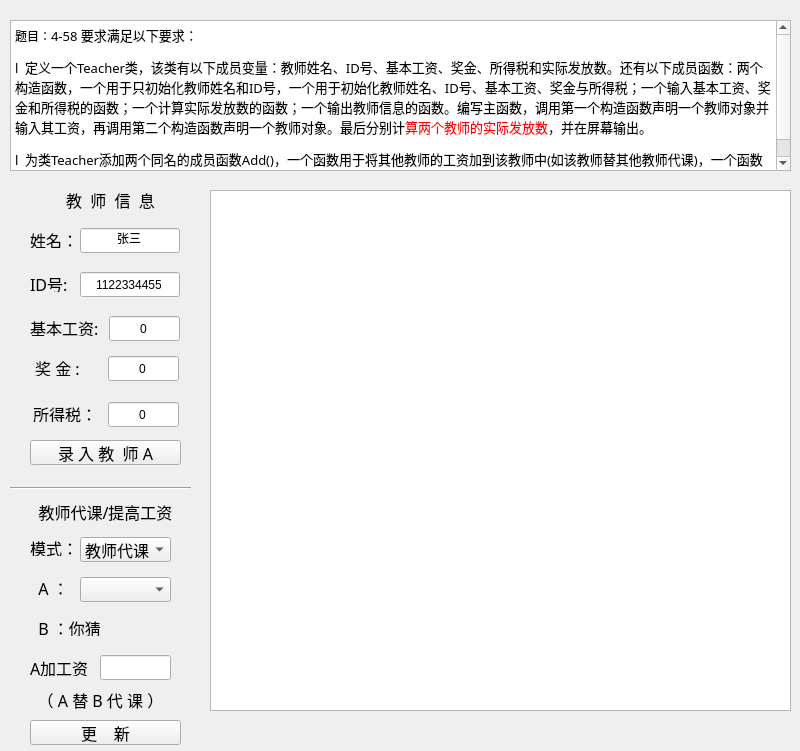
<?xml version="1.0" encoding="UTF-8"?>
<ui version="4.0">
 <class>G4_58</class>
 <widget class="QWidget" name="G4_58">
  <property name="geometry">
   <rect>
    <x>0</x>
    <y>0</y>
    <width>800</width>
    <height>751</height>
   </rect>
  </property>
  <property name="windowTitle">
   <string>G4_58</string>
  </property>
  <widget class="QLabel" name="label_6">
   <property name="geometry">
    <rect>
     <x>25</x>
     <y>502</y>
     <width>161</width>
     <height>20</height>
    </rect>
   </property>
   <property name="font">
    <font>
     <family>幼圆</family>
     <pointsize>12</pointsize>
    </font>
   </property>
   <property name="text">
    <string>教师代课/提高工资</string>
   </property>
   <property name="alignment">
    <set>Qt::AlignCenter</set>
   </property>
  </widget>
  <widget class="QLineEdit" name="name_1">
   <property name="geometry">
    <rect>
     <x>80</x>
     <y>228</y>
     <width>100</width>
     <height>25</height>
    </rect>
   </property>
   <property name="text">
    <string>张三</string>
   </property>
   <property name="alignment">
    <set>Qt::AlignCenter</set>
   </property>
  </widget>
  <widget class="QLabel" name="label">
   <property name="geometry">
    <rect>
     <x>30</x>
     <y>232</y>
     <width>51</width>
     <height>16</height>
    </rect>
   </property>
   <property name="font">
    <font>
     <family>幼圆</family>
     <pointsize>12</pointsize>
    </font>
   </property>
   <property name="text">
    <string>姓名：</string>
   </property>
  </widget>
  <widget class="QLabel" name="label_13">
   <property name="geometry">
    <rect>
     <x>29</x>
     <y>406</y>
     <width>71</width>
     <height>16</height>
    </rect>
   </property>
   <property name="font">
    <font>
     <family>幼圆</family>
     <pointsize>12</pointsize>
    </font>
   </property>
   <property name="text">
    <string> 所得税：</string>
   </property>
  </widget>
  <widget class="QLabel" name="label_2">
   <property name="geometry">
    <rect>
     <x>30</x>
     <y>276</y>
     <width>41</width>
     <height>16</height>
    </rect>
   </property>
   <property name="font">
    <font>
     <family>幼圆</family>
     <pointsize>12</pointsize>
    </font>
   </property>
   <property name="text">
    <string>ID号:</string>
   </property>
  </widget>
  <widget class="QLineEdit" name="money_1">
   <property name="geometry">
    <rect>
     <x>108</x>
     <y>356</y>
     <width>71</width>
     <height>25</height>
    </rect>
   </property>
   <property name="text">
    <string>0</string>
   </property>
   <property name="alignment">
    <set>Qt::AlignCenter</set>
   </property>
  </widget>
  <widget class="QLabel" name="ti_shi">
   <property name="geometry">
    <rect>
     <x>210</x>
     <y>720</y>
     <width>311</width>
     <height>20</height>
    </rect>
   </property>
   <property name="font">
    <font>
     <family>幼圆</family>
     <pointsize>12</pointsize>
    </font>
   </property>
   <property name="text">
    <string/>
   </property>
   <property name="alignment">
    <set>Qt::AlignLeading|Qt::AlignLeft|Qt::AlignVCenter</set>
   </property>
  </widget>
  <widget class="QLineEdit" name="tax_1">
   <property name="geometry">
    <rect>
     <x>108</x>
     <y>402</y>
     <width>71</width>
     <height>25</height>
    </rect>
   </property>
   <property name="text">
    <string>0</string>
   </property>
   <property name="alignment">
    <set>Qt::AlignCenter</set>
   </property>
  </widget>
  <widget class="QLabel" name="label_5">
   <property name="geometry">
    <rect>
     <x>30</x>
     <y>190</y>
     <width>161</width>
     <height>20</height>
    </rect>
   </property>
   <property name="font">
    <font>
     <family>幼圆</family>
     <pointsize>12</pointsize>
    </font>
   </property>
   <property name="text">
    <string>教  师  信  息</string>
   </property>
   <property name="alignment">
    <set>Qt::AlignCenter</set>
   </property>
  </widget>
  <widget class="QTextBrowser" name="textBrowser">
   <property name="geometry">
    <rect>
     <x>10</x>
     <y>20</y>
     <width>781</width>
     <height>151</height>
    </rect>
   </property>
   <property name="font">
    <font>
     <family>幼圆</family>
     <pointsize>20</pointsize>
    </font>
   </property>
   <property name="html">
    <string>&lt;!DOCTYPE HTML PUBLIC &quot;-//W3C//DTD HTML 4.0//EN&quot; &quot;http://www.w3.org/TR/REC-html40/strict.dtd&quot;&gt;
&lt;html&gt;&lt;head&gt;&lt;meta name=&quot;qrichtext&quot; content=&quot;1&quot; /&gt;&lt;meta charset=&quot;utf-8&quot; /&gt;&lt;style type=&quot;text/css&quot;&gt;
p, li { white-space: pre-wrap; }
&lt;/style&gt;&lt;/head&gt;&lt;body style=&quot; font-family:'幼圆'; font-size:20pt; font-weight:400; font-style:normal;&quot;&gt;
&lt;p style=&quot; margin-top:12px; margin-bottom:12px; margin-left:0px; margin-right:0px; -qt-block-indent:0; text-indent:0px;&quot;&gt;&lt;span style=&quot; font-family:'Microsoft YaHei UI'; font-size:9pt;&quot;&gt;题目：&lt;/span&gt;&lt;span style=&quot; font-size:10pt;&quot;&gt;4-58 &lt;/span&gt;&lt;span style=&quot; font-family:'宋体'; font-size:10pt;&quot;&gt;要求满足以下要求：&lt;/span&gt;&lt;span style=&quot; font-size:10pt;&quot;&gt; &lt;/span&gt;&lt;/p&gt;
&lt;p style=&quot; margin-top:12px; margin-bottom:12px; margin-left:0px; margin-right:0px; -qt-block-indent:0; text-indent:0px;&quot;&gt;&lt;span style=&quot; font-family:'Wingdings'; font-size:10pt;&quot;&gt;l&lt;/span&gt;&lt;span style=&quot; font-family:'Times New Roman'; font-size:10pt;&quot;&gt;  &lt;/span&gt;&lt;span style=&quot; font-family:'宋体'; font-size:10pt;&quot;&gt;定义一个&lt;/span&gt;&lt;span style=&quot; font-size:10pt;&quot;&gt;Teacher&lt;/span&gt;&lt;span style=&quot; font-family:'宋体'; font-size:10pt;&quot;&gt;类，该类有以下成员变量：教师姓名、&lt;/span&gt;&lt;span style=&quot; font-size:10pt;&quot;&gt;ID&lt;/span&gt;&lt;span style=&quot; font-family:'宋体'; font-size:10pt;&quot;&gt;号、基本工资、奖金、所得税和实际发放数。还有以下成员函数：两个构造函数，一个用于只初始化教师姓名和&lt;/span&gt;&lt;span style=&quot; font-size:10pt;&quot;&gt;ID&lt;/span&gt;&lt;span style=&quot; font-family:'宋体'; font-size:10pt;&quot;&gt;号，一个用于初始化教师姓名、&lt;/span&gt;&lt;span style=&quot; font-size:10pt;&quot;&gt;ID&lt;/span&gt;&lt;span style=&quot; font-family:'宋体'; font-size:10pt;&quot;&gt;号、基本工资、奖金与所得税；一个输入基本工资、奖金和所得税的函数；一个计算实际发放数的函数；一个输出教师信息的函数。编写主函数，调用第一个构造函数声明一个教师对象并输入其工资，再调用第二个构造函数声明一个教师对象。最后分别计&lt;/span&gt;&lt;span style=&quot; font-family:'宋体'; font-size:10pt; color:#ff0000;&quot;&gt;算两个教师的实际发放数&lt;/span&gt;&lt;span style=&quot; font-family:'宋体'; font-size:10pt;&quot;&gt;，并在屏幕输出。&lt;/span&gt;&lt;span style=&quot; font-size:10pt;&quot;&gt; &lt;/span&gt;&lt;/p&gt;
&lt;p style=&quot; margin-top:12px; margin-bottom:12px; margin-left:0px; margin-right:0px; -qt-block-indent:0; text-indent:0px;&quot;&gt;&lt;span style=&quot; font-family:'Wingdings'; font-size:10pt;&quot;&gt;l&lt;/span&gt;&lt;span style=&quot; font-family:'Times New Roman'; font-size:10pt;&quot;&gt;  &lt;/span&gt;&lt;span style=&quot; font-family:'宋体'; font-size:10pt;&quot;&gt;为类&lt;/span&gt;&lt;span style=&quot; font-size:10pt;&quot;&gt;Teacher&lt;/span&gt;&lt;span style=&quot; font-family:'宋体'; font-size:10pt;&quot;&gt;添加两个同名的成员函数&lt;/span&gt;&lt;span style=&quot; font-size:10pt;&quot;&gt;Add()&lt;/span&gt;&lt;span style=&quot; font-family:'宋体'; font-size:10pt;&quot;&gt;，一个函数用于将其他教师的工资加到该教师中&lt;/span&gt;&lt;span style=&quot; font-size:10pt;&quot;&gt;(&lt;/span&gt;&lt;span style=&quot; font-family:'宋体'; font-size:10pt;&quot;&gt;如该教师替其他教师代课&lt;/span&gt;&lt;span style=&quot; font-size:10pt;&quot;&gt;)&lt;/span&gt;&lt;span style=&quot; font-family:'宋体'; font-size:10pt;&quot;&gt;，一个函数用于将一个数值加到该教师中&lt;/span&gt;&lt;span style=&quot; font-size:10pt;&quot;&gt;(&lt;/span&gt;&lt;span style=&quot; font-family:'宋体'; font-size:10pt;&quot;&gt;如提高该教师的工资&lt;/span&gt;&lt;span style=&quot; font-size:10pt;&quot;&gt;)&lt;/span&gt;&lt;span style=&quot; font-family:'宋体'; font-size:10pt;&quot;&gt;。在主函数中编写代码验证所完成的功能。&lt;/span&gt;&lt;span style=&quot; font-size:10pt;&quot;&gt; &lt;/span&gt;&lt;/p&gt;&lt;/body&gt;&lt;/html&gt;</string>
   </property>
  </widget>
  <widget class="QLineEdit" name="id_1">
   <property name="geometry">
    <rect>
     <x>80</x>
     <y>272</y>
     <width>100</width>
     <height>25</height>
    </rect>
   </property>
   <property name="text">
    <string>1122334455</string>
   </property>
   <property name="alignment">
    <set>Qt::AlignCenter</set>
   </property>
  </widget>
  <widget class="QListView" name="xian_shi">
   <property name="geometry">
    <rect>
     <x>210</x>
     <y>190</y>
     <width>581</width>
     <height>521</height>
    </rect>
   </property>
  </widget>
  <widget class="QPushButton" name="tian_jia">
   <property name="geometry">
    <rect>
     <x>30</x>
     <y>440</y>
     <width>151</width>
     <height>25</height>
    </rect>
   </property>
   <property name="font">
    <font>
     <family>幼圆</family>
     <pointsize>12</pointsize>
    </font>
   </property>
   <property name="text">
    <string>录 入 教  师 A</string>
   </property>
  </widget>
  <widget class="QLineEdit" name="base_1">
   <property name="geometry">
    <rect>
     <x>109</x>
     <y>316</y>
     <width>71</width>
     <height>25</height>
    </rect>
   </property>
   <property name="text">
    <string>0</string>
   </property>
   <property name="alignment">
    <set>Qt::AlignCenter</set>
   </property>
  </widget>
  <widget class="QLabel" name="label_11">
   <property name="geometry">
    <rect>
     <x>31</x>
     <y>360</y>
     <width>71</width>
     <height>16</height>
    </rect>
   </property>
   <property name="font">
    <font>
     <family>幼圆</family>
     <pointsize>12</pointsize>
    </font>
   </property>
   <property name="text">
    <string> 奖 金 :</string>
   </property>
  </widget>
  <widget class="QLabel" name="label_10">
   <property name="geometry">
    <rect>
     <x>30</x>
     <y>320</y>
     <width>71</width>
     <height>16</height>
    </rect>
   </property>
   <property name="font">
    <font>
     <family>幼圆</family>
     <pointsize>12</pointsize>
    </font>
   </property>
   <property name="text">
    <string>基本工资:</string>
   </property>
  </widget>
  <widget class="Line" name="line">
   <property name="geometry">
    <rect>
     <x>10</x>
     <y>480</y>
     <width>181</width>
     <height>16</height>
    </rect>
   </property>
   <property name="orientation">
    <enum>Qt::Horizontal</enum>
   </property>
  </widget>
  <widget class="QComboBox" name="MOMO">
   <property name="geometry">
    <rect>
     <x>80</x>
     <y>537</y>
     <width>91</width>
     <height>25</height>
    </rect>
   </property>
   <property name="font">
    <font>
     <family>幼圆</family>
     <pointsize>12</pointsize>
    </font>
   </property>
   <item>
    <property name="text">
     <string>教师代课</string>
    </property>
   </item>
   <item>
    <property name="text">
     <string>提高工资</string>
    </property>
   </item>
  </widget>
  <widget class="QLabel" name="MOMO_M">
   <property name="geometry">
    <rect>
     <x>30</x>
     <y>540</y>
     <width>51</width>
     <height>16</height>
    </rect>
   </property>
   <property name="font">
    <font>
     <family>幼圆</family>
     <pointsize>12</pointsize>
    </font>
   </property>
   <property name="text">
    <string>模式：</string>
   </property>
  </widget>
  <widget class="QLabel" name="AA_L">
   <property name="geometry">
    <rect>
     <x>30</x>
     <y>580</y>
     <width>51</width>
     <height>16</height>
    </rect>
   </property>
   <property name="font">
    <font>
     <family>幼圆</family>
     <pointsize>12</pointsize>
    </font>
   </property>
   <property name="text">
    <string>  A ：</string>
   </property>
  </widget>
  <widget class="QComboBox" name="AA_X">
   <property name="geometry">
    <rect>
     <x>80</x>
     <y>577</y>
     <width>91</width>
     <height>25</height>
    </rect>
   </property>
   <property name="font">
    <font>
     <family>幼圆</family>
     <pointsize>12</pointsize>
    </font>
   </property>
  </widget>
  <widget class="QLabel" name="BB_L">
   <property name="geometry">
    <rect>
     <x>30</x>
     <y>620</y>
     <width>141</width>
     <height>16</height>
    </rect>
   </property>
   <property name="font">
    <font>
     <family>幼圆</family>
     <pointsize>12</pointsize>
    </font>
   </property>
   <property name="text">
    <string>  B ：你猜</string>
   </property>
  </widget>
  <widget class="QLabel" name="ti_shi_2">
   <property name="geometry">
    <rect>
     <x>30</x>
     <y>690</y>
     <width>141</width>
     <height>20</height>
    </rect>
   </property>
   <property name="font">
    <font>
     <family>幼圆</family>
     <pointsize>12</pointsize>
    </font>
   </property>
   <property name="text">
    <string>（ A 替 B 代 课 ）</string>
   </property>
   <property name="alignment">
    <set>Qt::AlignCenter</set>
   </property>
  </widget>
  <widget class="QPushButton" name="tian_jia_2">
   <property name="geometry">
    <rect>
     <x>30</x>
     <y>720</y>
     <width>151</width>
     <height>25</height>
    </rect>
   </property>
   <property name="font">
    <font>
     <family>幼圆</family>
     <pointsize>12</pointsize>
    </font>
   </property>
   <property name="text">
    <string>更    新</string>
   </property>
  </widget>
  <widget class="QLabel" name="MOMO_M_2">
   <property name="geometry">
    <rect>
     <x>30</x>
     <y>660</y>
     <width>61</width>
     <height>16</height>
    </rect>
   </property>
   <property name="font">
    <font>
     <family>幼圆</family>
     <pointsize>12</pointsize>
    </font>
   </property>
   <property name="text">
    <string>A加工资：</string>
   </property>
  </widget>
  <widget class="QLineEdit" name="jia_money">
   <property name="geometry">
    <rect>
     <x>100</x>
     <y>655</y>
     <width>71</width>
     <height>25</height>
    </rect>
   </property>
   <property name="text">
    <string/>
   </property>
   <property name="alignment">
    <set>Qt::AlignCenter</set>
   </property>
  </widget>
 </widget>
 <layoutdefault spacing="6" margin="11"/>
 <resources/>
 <connections>
  <connection>
   <sender>tian_jia</sender>
   <signal>clicked()</signal>
   <receiver>G4_58</receiver>
   <slot>lu_ru()</slot>
   <hints>
    <hint type="sourcelabel">
     <x>167</x>
     <y>454</y>
    </hint>
    <hint type="destinationlabel">
     <x>203</x>
     <y>458</y>
    </hint>
   </hints>
  </connection>
  <connection>
   <sender>tian_jia_2</sender>
   <signal>clicked()</signal>
   <receiver>G4_58</receiver>
   <slot>geng_xin()</slot>
   <hints>
    <hint type="sourcelabel">
     <x>168</x>
     <y>692</y>
    </hint>
    <hint type="destinationlabel">
     <x>193</x>
     <y>686</y>
    </hint>
   </hints>
  </connection>
  <connection>
   <sender>MOMO</sender>
   <signal>activated(int)</signal>
   <receiver>G4_58</receiver>
   <slot>mo_kuai()</slot>
   <hints>
    <hint type="sourcelabel">
     <x>154</x>
     <y>551</y>
    </hint>
    <hint type="destinationlabel">
     <x>202</x>
     <y>553</y>
    </hint>
   </hints>
  </connection>
  <connection>
   <sender>AA_X</sender>
   <signal>activated(int)</signal>
   <receiver>G4_58</receiver>
   <slot>A_nnn()</slot>
   <hints>
    <hint type="sourcelabel">
     <x>135</x>
     <y>587</y>
    </hint>
    <hint type="destinationlabel">
     <x>193</x>
     <y>587</y>
    </hint>
   </hints>
  </connection>
 </connections>
 <slots>
  <slot>lu_ru()</slot>
  <slot>geng_xin()</slot>
  <slot>mo_kuai()</slot>
  <slot>A_nnn()</slot>
 </slots>
</ui>
